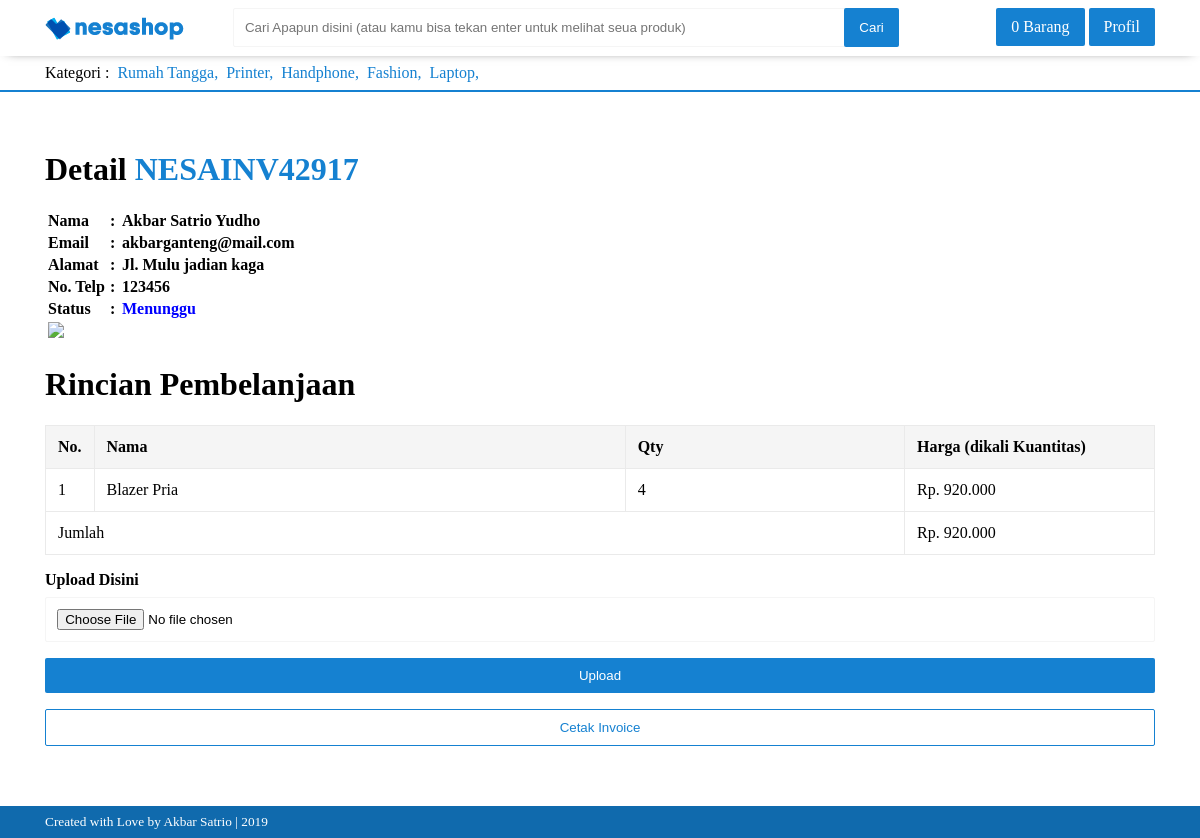
The page /index.php?page=detail_invoice&inv=NESAINV42917 (signed in) on the database its author committed.
### tables this page shows
CREATE TABLE `tbl_kategori` (
  `id_kategori` int(11) NOT NULL,
  `kategori` varchar(64) NOT NULL
);

CREATE TABLE `tbl_inv` (
  `id_inv` int(11) NOT NULL,
  `id_usr` int(11) NOT NULL,
  `id_produk` int(11) NOT NULL,
  `qty` bigint(16) NOT NULL,
  `total` bigint(16) NOT NULL,
  `invoice` varchar(255) NOT NULL,
  `status` enum('Menunggu','Disetujui','Ditolak','') NOT NULL,
  `bukti` varchar(255) NOT NULL
);

CREATE TABLE `tbl_usr` (
  `id_usr` int(11) NOT NULL,
  `nama` varchar(255) NOT NULL,
  `username` varchar(16) NOT NULL,
  `email` varchar(255) NOT NULL,
  `password` varchar(255) NOT NULL,
  `alamat` varchar(255) NOT NULL,
  `notel` bigint(16) NOT NULL,
  `norek` bigint(16) NOT NULL,
  `gambar` varchar(255) NOT NULL
);

CREATE TABLE `tbl_produk` (
  `id_produk` int(11) NOT NULL,
  `nama` varchar(64) NOT NULL,
  `merk` varchar(64) NOT NULL,
  `harga` bigint(16) NOT NULL,
  `qty` bigint(16) NOT NULL,
  `id_kategori` int(11) NOT NULL,
  `deskripsi` varchar(512) NOT NULL,
  `gambar` varchar(255) NOT NULL
);

### index.php (the view, shortened to what this page needs)
<?php
include 'usr/functions.php';
if (isset($_SESSION["login_usr"])) {
	$id_usr = $_SESSION["id_usr"];
}
?>
<!DOCTYPE html>
<html>
<head>
	<link rel="stylesheet" type="text/css" href="lib/css/starter.css">
	<link rel="stylesheet" type="text/css" href="lib/css/style.css">
</head>
<body>
<nav class="navbar fixed-top">
	<div class="container">
		<div class="row">
			<div class="nav-logo">
				<a href="index.php">
					<img src="lib/img/public/lb.png">
				</a>
			</div>
			<div class="search">
				<form action="?page=cari" method="POST" style="position: relative;">
					<input type="text" name="isi-search" class="form-control" style="padding-right: 4rem;" placeholder="Cari Apapun disini (atau kamu bisa tekan enter untuk melihat seua produk)" autocomplete="off" autofocus="">
					<button type="submit" name="search" class="btn btn-search">Cari</button>
				</form>
			</div>
			<?php
			if (!isset($_SESSION["login_usr"])) {
				echo "
						<div class='nav-btn'>
							<a href='?page=login' class='btn'>Login</a>
						</div>
				";
			} else {
				$ceker = mysqli_query($conn, "SELECT * FROM tbl_cart WHERE id_usr = '$id_usr'");
			$cekstok = mysqli_num_rows($ceker);
				echo "
						<div class='nav-btn'>
							<a href='?page=keranjang' class='btn'>".$cekstok." Barang</a>
							<a href='?page=profil' class='btn'>Profil</a>
						</div>
				";
			}
			?>
		</div>
	</div>
</nav>
<div class="category fixed-top">
	<div class="container">
		<span>Kategori :</span>
		<?php
		$queryKat = mysqli_query($conn, "SELECT * FROM tbl_kategori ORDER BY id_kategori DESC LIMIT 6");
		while ($rowKat = mysqli_fetch_assoc($queryKat)) {
		?>
		<a href="?page=kategori&id=<?= $rowKat["id_kategori"] ?>" style="margin-left: .25rem;"><?= $rowKat["kategori"] ?>,</a>
		<?php }	 ?>
	</div>
</div>
<div class="inside">
	<?php
		if (isset($_GET["page"])) {
			$page = $_GET["page"];
		} else {
			$page = 'produk';
		}
		switch ($page) {
			case 'detail_invoice':
				include 'usr/detail_invoice.php';
				break;
		}
		?>
</div>
<footer class="footer" style="background-color: #106aad; padding: .5rem;">
	<div class="container">
		<div class="row">
			<small style="color: white;">Created with Love by Akbar Satrio | 2019</small>
		</div>
	</div>
</footer>
</body>
</html>

### usr/detail_invoice.php (shortened to what this page needs)
<?php
$invoice = $_GET["inv"];
$query = mysqli_query($conn, "SELECT * FROM tbl_inv WHERE invoice = '$invoice'");
$row = mysqli_fetch_assoc($query);
?>
<div class="container" style="margin-top: 5%; margin-bottom: 5%;">
	<h1 class="nomt">Detail <span style="color: #1581d1;"><?= $row["invoice"] ?></span></h1>
	<?php
	$id_usr = $row["id_usr"];
	$queryMem = mysqli_query($conn, "SELECT * FROM tbl_usr WHERE id_usr = '$id_usr'");
	$rowMem = mysqli_fetch_assoc($queryMem);
	?>
	<table style="font-weight: bold;">
		<tr>
			<td width="60">Nama</td>
			<td width="10">:</td>
			<td><?= $rowMem["nama"] ?></td>
		</tr>
		<tr>
			<td>Email</td>
			<td>:</td>
			<td><?= $rowMem["email"] ?></td>
		</tr>
		<tr>
			<td>Alamat</td>
			<td>:</td>
			<td><?= $rowMem["alamat"] ?></td>
		</tr>
		<tr>
			<td>No. Telp</td>
			<td>:</td>
			<td><?= $rowMem["notel"] ?></td>
		</tr>
		<tr>
			<td>Status</td>
			<td>:</td>
			<td><?php
				if ($row["status"] == "Menunggu") {
					echo "<span style='color:blue'>Menunggu</span>";
					$total = $row['total'];
					echo "
					<tr>
					<td colspan='3'><img src='image.png'></td>
					</tr>";
				}
			?></td>
		</tr>
	</table>
	<h1>Rincian Pembelanjaan</h1>
	<table class="table-strip">
		<tr>
			<th width="20">No.</th>
			<th>Nama</th>
			<th>Qty</th>
			<th width="250">Harga (dikali Kuantitas)</th>
		</tr>
		<?php
		$no = 1;
		$query2 = mysqli_query($conn, "SELECT * FROM tbl_inv WHERE invoice = '$invoice'");
		while ($row2 = mysqli_fetch_assoc($query2)) {
			$id_produk = $row2["id_produk"];
			$total = 0;
			$queryProd = mysqli_query($conn, "SELECT * FROM tbl_produk WHERE id_produk ='$id_produk'");
			while ($rowProd = mysqli_fetch_assoc($queryProd)) {
				$harga = $rowProd["harga"]*$row2["qty"];
				$total += $row2["total"];
		?>
		<tr>
			<td><?= $no++ ?></td>
			<td><?= $rowProd["nama"] ?></td>
			<td><?= $row2["qty"] ?></td>
			<td><?= "Rp. ". number_format($harga,0,',','.') ?></td>
		</tr>
			<?php } ?>
		<?php } ?>
		<tr>
			<td colspan="3">Jumlah</td>
			<td><?="Rp. ". number_format( $total,0,',','.') ?></td>
		</tr>
	</table>
	<form action="" method="POST" enctype="multipart/form-data" class="mt">
		<label>
			<b>Upload Disini</b>
			<input type="file" name="gambar" class="form-control mt05">
		</label>
		<button class="btn mt" type="submit" name="bukti" style="width: 100%;">Upload</button>
		<button onclick="return window.print()" class="btn print mt" style="width: 100%;">Cetak Invoice</button>
	</form>
</div>

### usr/detail_invoice.php (style rules this page uses)
.print { background-color: transparent; border:1px solid #1581d1; color: #1581d1; }

### rows shown on the page
tbl_kategori: kategori "Rumah Tangga"
tbl_kategori: kategori "Printer"
tbl_kategori: kategori "Handphone"
tbl_kategori: kategori "Fashion"
tbl_kategori: kategori "Laptop"
tbl_inv: invoice "NESAINV42917", qty "4"
tbl_usr: nama "Akbar Satrio Yudho", email "akbarganteng@mail.com", alamat "Jl. Mulu jadian kaga", notel "123456"
tbl_produk: nama "Blazer Pria", harga.qty "920.000"

### other values the page prints
$cekstok "0"
$total "920.000"
